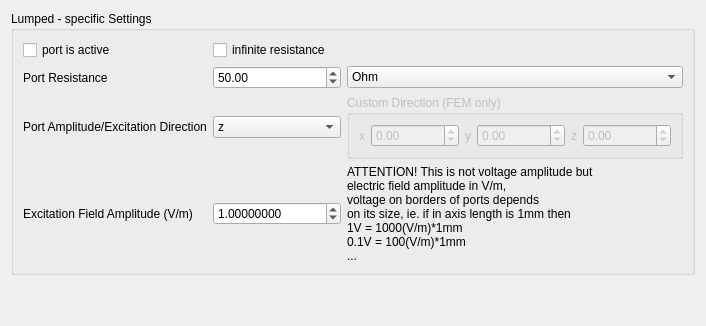
               <widget class="QWidget" name="Lumped">
                <attribute name="title">
                 <string>Lumped</string>
                </attribute>
                <layout class="QVBoxLayout" name="verticalLayout_32">
                 <item>
                  <widget class="QGroupBox" name="lumpedPortSettingsGroup">
                   <property name="title">
                    <string>Lumped - specific Settings</string>
                   </property>
                   <layout class="QGridLayout" name="gridLayout_21">
                    <item row="1" column="2">
                     <widget class="QComboBox" name="lumpedPortResistanceUnits">
                      <property name="currentText">
                       <string>Ohm</string>
                      </property>
                      <item>
                       <property name="text">
                        <string>Ohm</string>
                       </property>
                      </item>
                      <item>
                       <property name="text">
                        <string>uOhm</string>
                       </property>
                      </item>
                      <item>
                       <property name="text">
                        <string>mOhm</string>
                       </property>
                      </item>
                      <item>
                       <property name="text">
                        <string>kOhm</string>
                       </property>
                      </item>
                      <item>
                       <property name="text">
                        <string>MOhm</string>
                       </property>
                      </item>
                      <item>
                       <property name="text">
                        <string>GOhm</string>
                       </property>
                      </item>
                     </widget>
                    </item>
                    <item row="5" column="1">
                     <widget class="QDoubleSpinBox" name="lumpedPortExcitationAmplitude">
                      <property name="decimals">
                       <number>8</number>
                      </property>
                      <property name="minimum">
                       <double>-10000000000.000000000000000</double>
                      </property>
                      <property name="maximum">
                       <double>10000000000.000000000000000</double>
                      </property>
                      <property name="singleStep">
                       <double>0.100000000000000</double>
                      </property>
                      <property name="value">
                       <double>1.000000000000000</double>
                      </property>
                     </widget>
                    </item>
                    <item row="5" column="2">
                     <widget class="QLabel" name="label_105">
                      <property name="text">
                       <string>ATTENTION! This is not voltage amplitude but
electric field amplitude in V/m,
voltage on borders of ports depends
on its size, ie. if in axis length is 1mm then
1V = 1000(V/m)*1mm
0.1V = 100(V/m)*1mm
...</string>
                      </property>
                     </widget>
                    </item>
                    <item row="3" column="0">
                     <widget class="QLabel" name="label_29">
                      <property name="text">
                       <string>Port Amplitude/Excitation Direction</string>
                      </property>
                     </widget>
                    </item>
                    <item row="0" column="0">
                     <widget class="QCheckBox" name="lumpedPortActive">
                      <property name="text">
                       <string>port is active</string>
                      </property>
                     </widget>
                    </item>
                    <item row="1" column="1">
                     <widget class="QDoubleSpinBox" name="lumpedPortResistanceValue">
                      <property name="maximum">
                       <double>10000000000.000000000000000</double>
                      </property>
                      <property name="value">
                       <double>50.000000000000000</double>
                      </property>
                     </widget>
                    </item>
                    <item row="1" column="0">
                     <widget class="QLabel" name="label_27">
                      <property name="text">
                       <string>Port Resistance</string>
                      </property>
                     </widget>
                    </item>
                    <item row="3" column="1">
                     <widget class="QComboBox" name="lumpedPortDirection">
                      <property name="currentText">
                       <string>z</string>
                      </property>
                      <item>
                       <property name="text">
                        <string>z</string>
                       </property>
                      </item>
                      <item>
                       <property name="text">
                        <string>x</string>
                       </property>
                      </item>
                      <item>
                       <property name="text">
                        <string>y</string>
                       </property>
                      </item>
                      <item>
                       <property name="text">
                        <string>custom</string>
                       </property>
                      </item>
                     </widget>
                    </item>
                    <item row="5" column="0">
                     <widget class="QLabel" name="label_102">
                      <property name="text">
                       <string>Excitation Field Amplitude (V/m)</string>
                      </property>
                     </widget>
                    </item>
                    <item row="0" column="1">
                     <widget class="QCheckBox" name="lumpedPortInfinitResistance">
                      <property name="text">
                       <string>infinite resistance</string>
                      </property>
                     </widget>
                    </item>
                    <item row="3" column="2">
                     <layout class="QHBoxLayout" name="horizontalLayout_63">
                      <item>
                       <widget class="QGroupBox" name="lumpedPortDirectionCustomGroupBox">
                        <property name="enabled">
                         <bool>false</bool>
                        </property>
                        <property name="title">
                         <string>Custom Direction (FEM only)</string>
                        </property>
                        <layout class="QHBoxLayout" name="horizontalLayout_64">
                         <item>
                          <widget class="QLabel" name="label_122">
                           <property name="text">
                            <string>x</string>
                           </property>
                          </widget>
                         </item>
                         <item>
                          <widget class="QDoubleSpinBox" name="lumpedPortDirectionCustomX">
                           <property name="minimum">
                            <double>-1000000.000000000000000</double>
                           </property>
                           <property name="maximum">
                            <double>1000000.000000000000000</double>
                           </property>
                           <property name="singleStep">
                            <double>0.100000000000000</double>
                           </property>
                          </widget>
                         </item>
                         <item>
                          <widget class="QLabel" name="label_123">
                           <property name="text">
                            <string>y</string>
                           </property>
                          </widget>
                         </item>
                         <item>
                          <widget class="QDoubleSpinBox" name="lumpedPortDirectionCustomY">
                           <property name="minimum">
                            <double>-1000000.000000000000000</double>
                           </property>
                           <property name="maximum">
                            <double>1000000.000000000000000</double>
                           </property>
                           <property name="singleStep">
                            <double>0.100000000000000</double>
                           </property>
                          </widget>
                         </item>
                         <item>
                          <widget class="QLabel" name="label_124">
                           <property name="text">
                            <string>z</string>
                           </property>
                          </widget>
                         </item>
                         <item>
                          <widget class="QDoubleSpinBox" name="lumpedPortDirectionCustomZ">
                           <property name="minimum">
                            <double>-1000000.000000000000000</double>
                           </property>
                           <property name="maximum">
                            <double>1000000.000000000000000</double>
                           </property>
                           <property name="singleStep">
                            <double>0.100000000000000</double>
                           </property>
                          </widget>
                         </item>
                        </layout>
                       </widget>
                      </item>
                     </layout>
                    </item>
                   </layout>
                  </widget>
                 </item>
                 <item>
                  <spacer name="verticalSpacer_21">
                   <property name="orientation">
                    <enum>Qt::Orientation::Vertical</enum>
                   </property>
                   <property name="sizeHint" stdset="0">
                    <size>
                     <width>20</width>
                     <height>40</height>
                    </size>
                   </property>
                  </spacer>
                 </item>
                </layout>
               </widget>
